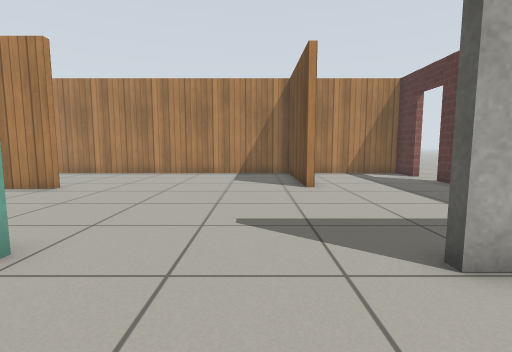
[1] (above)

21 first-person views from a walk through a robot-simulator world made for Gazebo. The camera is 0.72 m above the floor, tilts 6° down and sees 85° across. The floor is counted in squares, 0.5 m on a side. Each view is taken from the middle of a square. On the plan, view 1 faces up. The plan holds only what a view shows up to about 14 squares ahead; the rest is blank. The place goes on beyond the plan. Simple patterns stand in for the simulator's built-in surfaces.

[2]
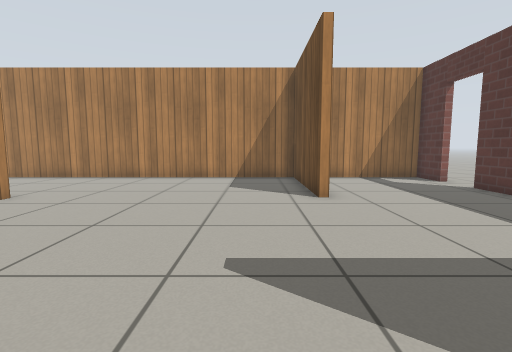

[3]
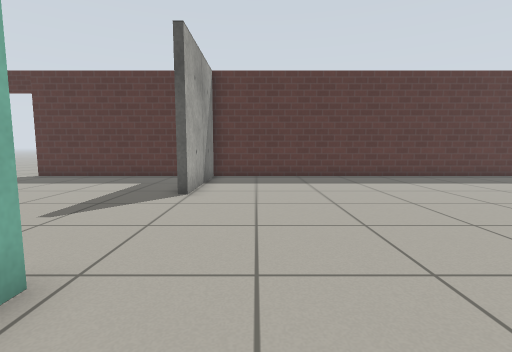

[4]
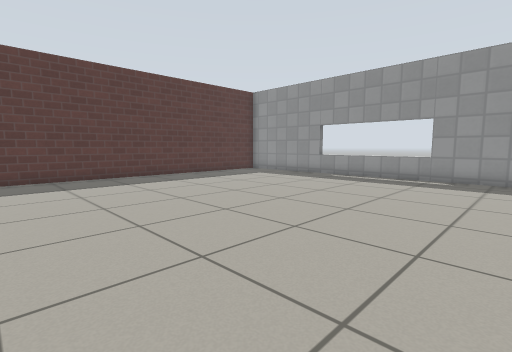

[5]
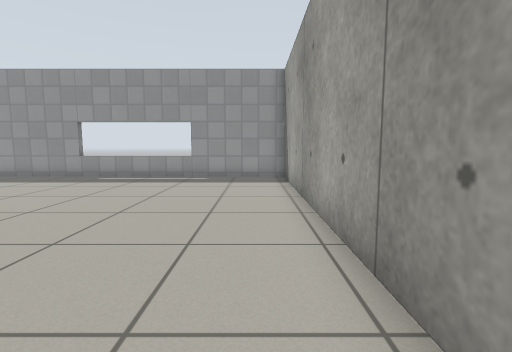

[6]
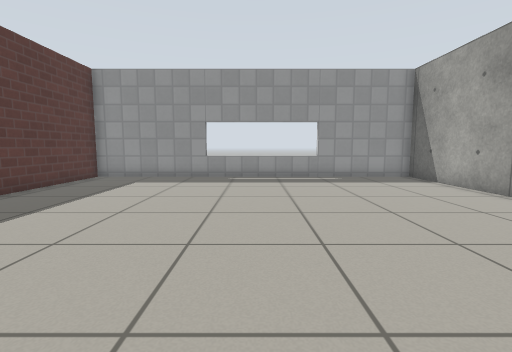

[7]
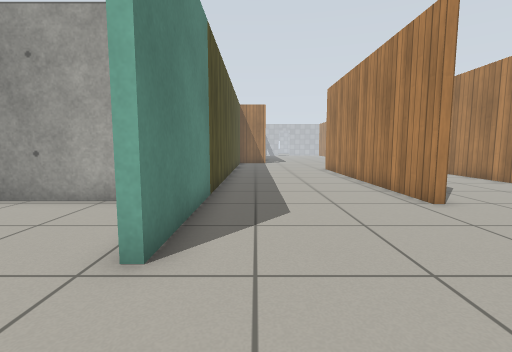

[8]
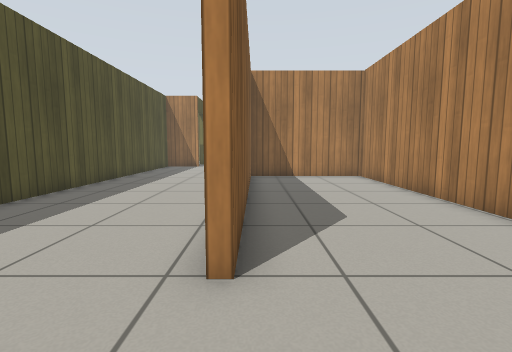

[9]
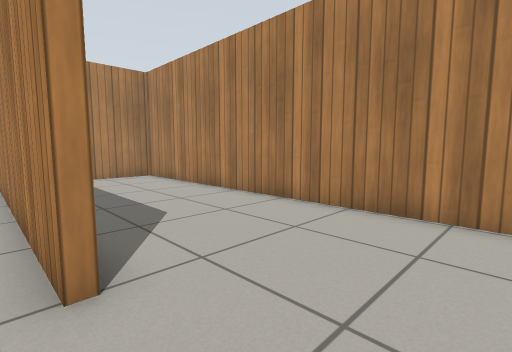

[10]
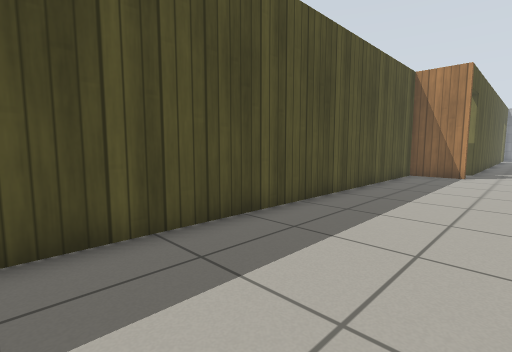

[11]
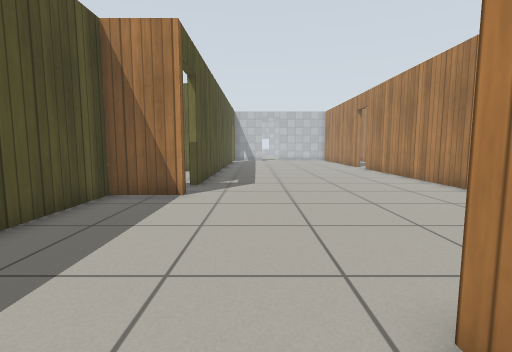

[12]
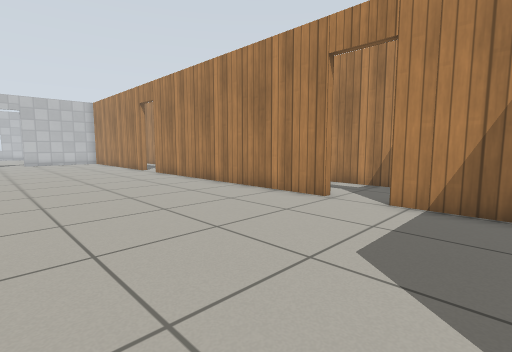

[13]
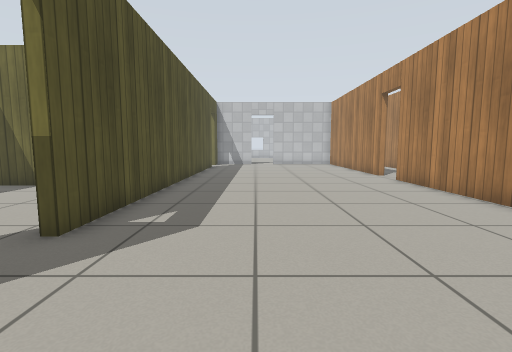

[14]
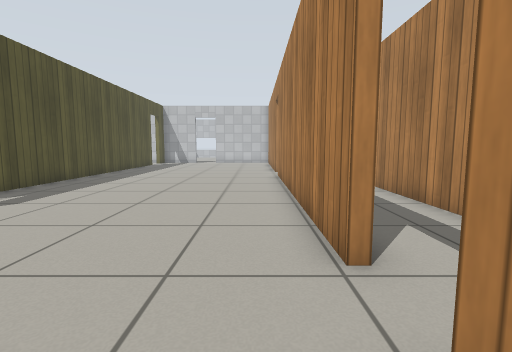

[15]
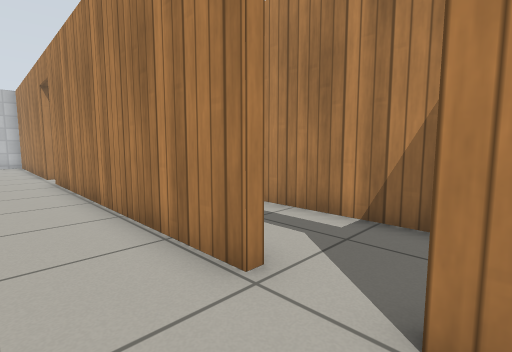

[16]
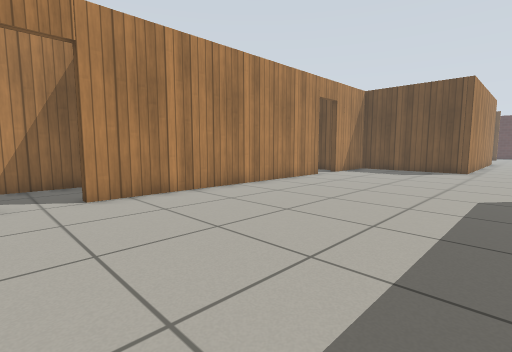

[17]
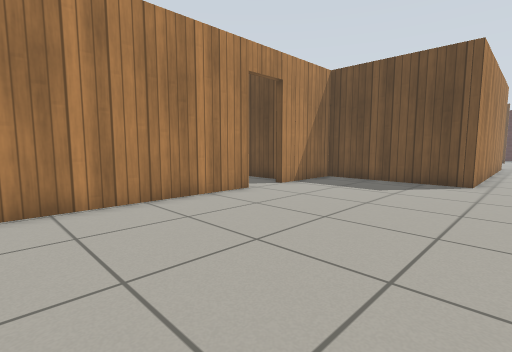

[18]
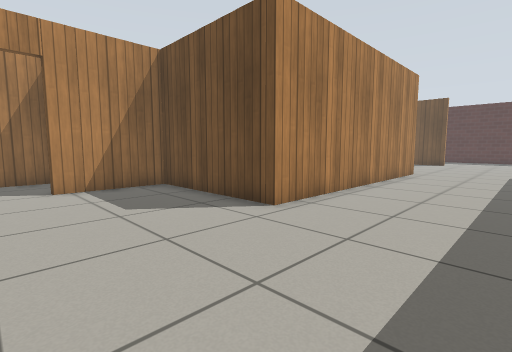

[19]
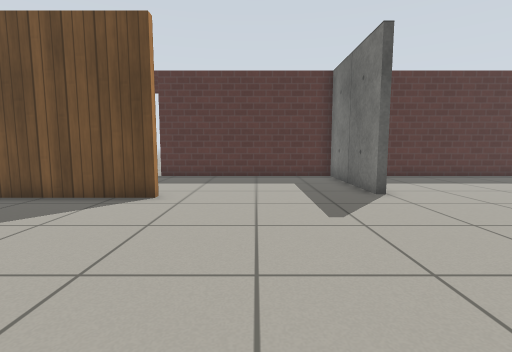

[20]
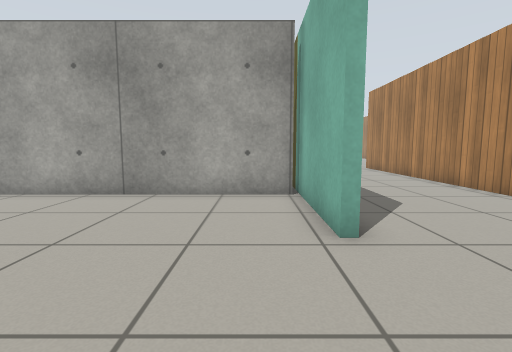

[21]
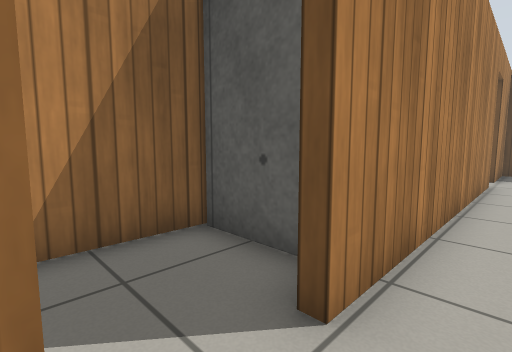

### Floor plan
Points are (right, up) in squares from view 1. A wall is a line through its corners. A room is listed if a view was taken in it or the views show most of it. See-through windows are left out.
Room 1 (views 1, 2, 3, 4, 5, 6, 7, 8, 9, 20)
walls: (2.2, 3.4) (7.6, 3.4) (7.6, 11.6); (-5.5, 3.6) (-3.3, 3.6) (-3.3, 3.3) (-9.1, 3.3); (-7.3, 3.1) (-7.3, -12.3) (7.6, -12.3) (7.6, 3.1) (2.2, 3.1); (1.8, 9.7) (1.8, 15.1) (-17.6, 15.1) (-17.6, 9.7); (7.6, 13.4) (7.6, 15.1) (3.4, 15.1); (-16, 9.8) (-6.9, 9.8) (-6.9, 9.5)
ways out: opening at (-6.2, 6.5) to room 2; open door at (8, 12.5)
Room 2 (views 10, 11, 12, 13, 14, 15, 16, 17, 18, 19, 21)
walls: (-24.6, 5.8) (-24.2, 5.8) (-24.2, 3.6) (-5.5, 3.6); (-23.3, 15.1) (-34.1, 15.1); (-36.3, 5.8) (-26.3, 5.8); (-35.9, 15.1) (-36.5, 15.1); (-6.9, 9.5) (-17.9, 9.5) (-17.9, 15.1) (-21.5, 15.1)
ways out: opening at (-6.2, 6.5) to room 1; open door at (-35, 15) to room 3; open door at (-25.5, 6); open door at (-22.5, 15)
Room 3 (no view inside)
walls: (-33.1, 16) (-33.1, 18.3) (-35.6, 18.3)
ways out: open door at (-35, 15) to room 2

Where each view was taken, in squares from view 1:
view 1: 0 up, 0 right, facing up
view 2: 2 up, 0 right, facing up
view 3: 1 up, 6 left, facing right
view 4: 1 up, 6 left, facing down-right
view 5: 1 up, 6 left, facing down
view 6: 1 up, 0 right, facing down
view 7: 5 up, 0 right, facing left
view 8: 10 up, 4 left, facing left
view 9: 9 up, 4 left, facing up-left
view 10: 8 up, 9 left, facing down-left
view 11: 8 up, 16 left, facing left
view 12: 8 up, 19 left, facing up-left
view 13: 9 up, 22 left, facing left
view 14: 14 up, 20 left, facing left
view 15: 13 up, 21 left, facing up-left
view 16: 7 up, 36 left, facing up-right
view 17: 8 up, 30 left, facing up-right
view 18: 5 up, 23 left, facing up-right
view 19: 7 up, 6 left, facing right
view 20: 2 up, 1 right, facing left
view 21: 14 up, 36 left, facing up-right
